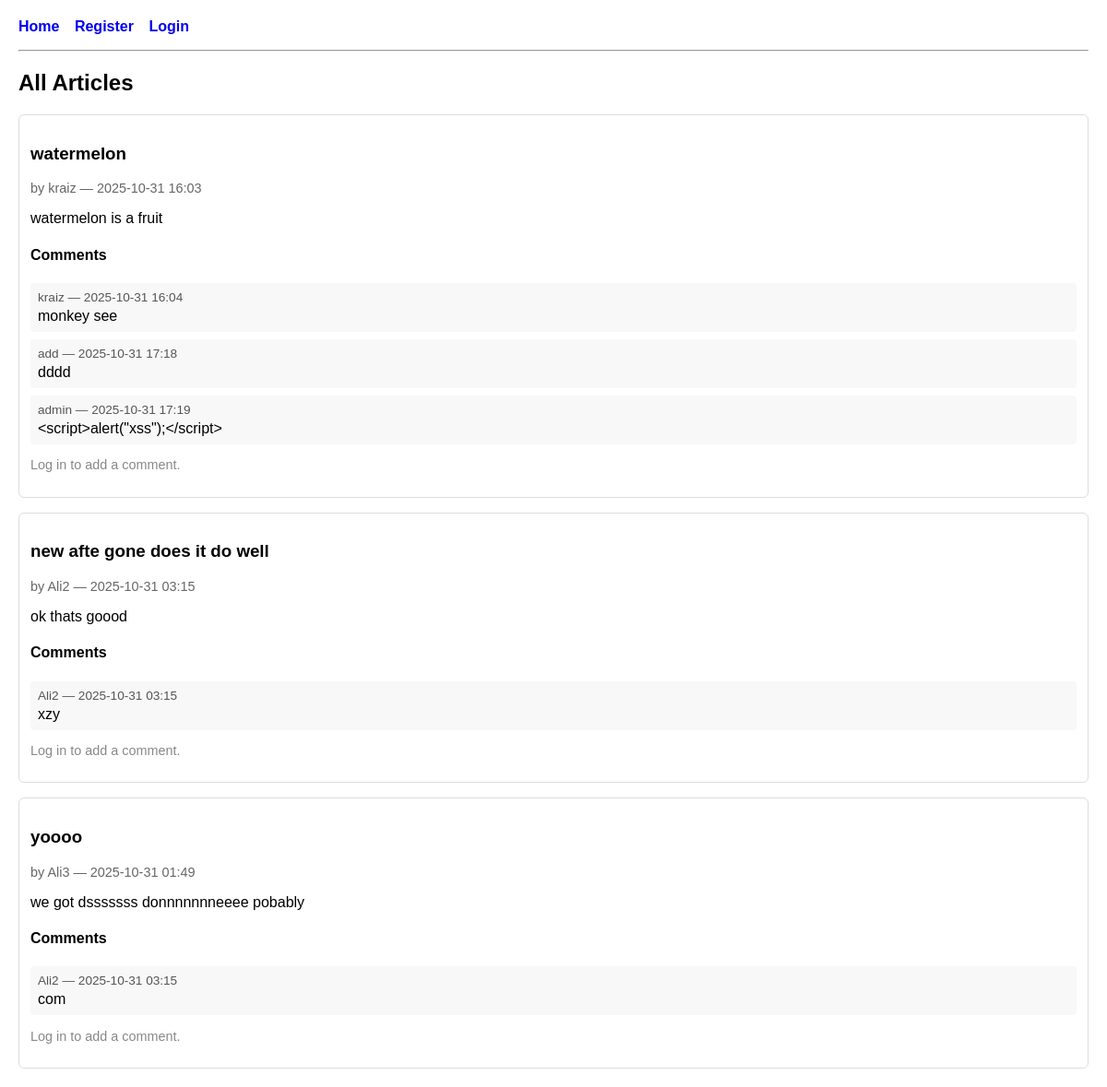
The page / on the database its author committed.
### app.py (models this page shows, shortened)
class Article(db.Model):
    __tablename__ = 'articles'
    id = db.Column(db.Integer, primary_key=True)
    title = db.Column(db.String(200), nullable=False)
    body = db.Column(db.Text, nullable=False)
    timestamp = db.Column(db.DateTime, default=datetime.utcnow, nullable=False)
    author_id = db.Column(db.Integer, db.ForeignKey('users.id'), nullable=False)
    comments = db.relationship('Comment', backref='article', cascade='all, delete-orphan', lazy=True)

class User(UserMixin, db.Model):
    __tablename__ = 'users'
    id = db.Column(db.Integer, primary_key=True)
    username = db.Column(db.String(80), nullable=False, unique=True)
    email = db.Column(db.String(120), nullable=False, unique=True)
    password_hash = db.Column(db.String(255), nullable=False)
    role = db.Column(db.String(20), default='user')
    articles = db.relationship('Article', backref='author', cascade='all, delete-orphan', lazy=True)
    comments = db.relationship('Comment', backref='commenter', cascade='all, delete-orphan', lazy=True)

class Comment(db.Model):
    __tablename__ = 'comments'
    id = db.Column(db.Integer, primary_key=True)
    body = db.Column(db.Text, nullable=False)
    timestamp = db.Column(db.DateTime, default=datetime.utcnow, nullable=False)
    article_id = db.Column(db.Integer, db.ForeignKey('articles.id'), nullable=False)
    author_id = db.Column(db.Integer, db.ForeignKey('users.id'), nullable=False)

### app.py (the view)
@app.route('/')
def home():
    articles = Article.query.order_by(Article.timestamp.desc()).all()
    return render_template('home.html', articles=articles)

### templates/home.html (shortened to what this page needs)
{% extends "base.html" %}
{% block content %}
<h2>All Articles</h2>
{% for a in articles %}
  <article class="card">
    <h3>{{ a.title }}</h3>
    <div class="meta">by {{ a.author.username }} — {{ a.timestamp.strftime("%Y-%m-%d %H:%M") }}</div>
    <p class="body">{{ a.body }}</p>
    <section class="comments">
      <h4>Comments</h4>
      {% for c in a.comments|sort(attribute='timestamp', reverse=false) %}
        <div class="comment">
          <div class="meta">
            {{ c.commenter.username }} — {{ c.timestamp.strftime("%Y-%m-%d %H:%M") }}
          </div>
          <div class="text">{{ c.body }}</div>
        </div>
      {% endfor %}
    </section>
    {% if current_user.is_authenticated %}
      <form action="{{ url_for('comment', article_id=a.id) }}" method="post" class="new-comment">
        <textarea name="body" rows="2" placeholder="Add a comment..." required></textarea>
        <button type="submit">Post Comment</button>
      </form>
    {% else %}
      <p class="muted">Log in to add a comment.</p>
    {% endif %}
  </article>
{% endfor %}
{% endblock %}

### templates/base.html (shortened to what this page needs)
<!DOCTYPE html>
<html>
<head>
  <link rel="stylesheet" href="{{ url_for('static', filename='style.css') }}">
</head>
<body>
  <nav>
    <a href="{{ url_for('home') }}">Home</a>
    {% if current_user.is_authenticated %}
      <span> | Logged in as: {{ current_user.username }}{% if current_user.role == 'admin' %} (admin){% endif %}</span>
      <a href="{{ url_for('new_article') }}">New Article</a>
      <a href="{{ url_for('logout') }}">Logout</a>
    {% else %}
      <a href="{{ url_for('register') }}">Register</a>
      <a href="{{ url_for('login') }}">Login</a>
    {% endif %}
  </nav>
  <hr>
  <main>
    {% block content %}{% endblock %}
  </main>
</body>
</html>

### static/style.css (style rules this page uses)
body { font-family: Arial, sans-serif; margin: 20px; }
nav a { margin-right: 12px; font-weight: bold; text-decoration: none; }
hr { margin: 16px 0; }
.card { border: 1px solid #ddd; padding: 12px; border-radius: 6px; margin-bottom: 16px; }
.card .meta { color: #666; font-size: 0.9em; margin-bottom: 6px; }
.card .body { white-space: pre-wrap; }
.comments { margin-top: 10px; }
.comment { background: #f8f8f8; padding: 8px; border-radius: 4px; margin-bottom: 8px; }
.comment .meta { color: #555; font-size: 0.85em; margin-bottom: 4px; }
.muted { color: #888; font-size: 0.9em; }

### rows shown on the page
Article: title "watermelon", author.username "kraiz", timestamp "2025-10-31 16:03", body "watermelon is a fruit"
Comment: commenter.username "kraiz", timestamp "2025-10-31 16:04", body "monkey see"
Comment: commenter.username "add", timestamp "2025-10-31 17:18", body "dddd"
Comment: commenter.username "admin", timestamp "2025-10-31 17:19", body "<script>alert(\"xss\");</script>"
Article: title "new afte gone does it do well", author.username "Ali2", timestamp "2025-10-31 03:15", body "ok thats goood"
Comment: commenter.username "Ali2", timestamp "2025-10-31 03:15", body "xzy"
Article: title "yoooo", author.username "Ali3", timestamp "2025-10-31 01:49", body "we got dsssssss donnnnnnneeee pobably"
Comment: commenter.username "Ali2", timestamp "2025-10-31 03:15", body "com"
